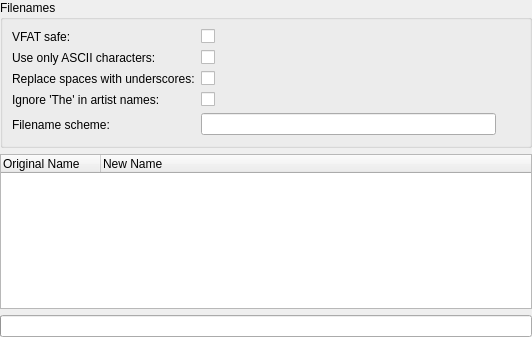
<?xml version="1.0" encoding="UTF-8"?>
<ui version="4.0">
 <class>TrackOrganiser</class>
 <widget class="QWidget" name="TrackOrganiser">
  <property name="geometry">
   <rect>
    <x>0</x>
    <y>0</y>
    <width>532</width>
    <height>337</height>
   </rect>
  </property>
  <layout class="QVBoxLayout" name="verticalLayoutx">
   <property name="margin">
    <number>0</number>
   </property>
   <item>
  <layout class="QVBoxLayout" name="verticalLayout">
   <property name="margin">
    <number>0</number>
   </property>
   <item>
    <widget class="QGroupBox" name="optionsBox">
     <property name="title">
      <string>Filenames</string>
     </property>
     <layout class="QFormLayout" name="formLayout_2">
      <property name="fieldGrowthPolicy">
       <enum>QFormLayout::ExpandingFieldsGrow</enum>
      </property>
      <item row="4" column="1">
       <layout class="QHBoxLayout" name="horizontalLayout">
        <property name="spacing">
         <number>0</number>
        </property>
        <item>
         <widget class="LineEdit" name="filenameScheme">
          <property name="minimumSize">
           <size>
            <width>288</width>
            <height>0</height>
           </size>
          </property>
          <property name="readOnly">
           <bool>true</bool>
          </property>
         </widget>
        </item>
        <item>
         <widget class="QToolButton" name="configFilename">
          <property name="autoRaise">
           <bool>true</bool>
          </property>
         </widget>
        </item>
       </layout>
      </item>
      <item row="4" column="0">
       <widget class="BuddyLabel" name="label_6">
        <property name="text">
         <string>Filename scheme:</string>
        </property>
        <property name="buddy">
         <cstring>filenameScheme</cstring>
        </property>
       </widget>
      </item>
      <item row="3" column="1">
       <widget class="QCheckBox" name="ignoreThe">
        <property name="text">
         <string/>
        </property>
       </widget>
      </item>
      <item row="3" column="0">
       <widget class="BuddyLabel" name="label_5">
        <property name="text">
         <string>Ignore 'The' in artist names:</string>
        </property>
        <property name="buddy">
         <cstring>ignoreThe</cstring>
        </property>
       </widget>
      </item>
      <item row="2" column="1">
       <widget class="QCheckBox" name="replaceSpaces">
        <property name="text">
         <string/>
        </property>
       </widget>
      </item>
      <item row="2" column="0">
       <widget class="BuddyLabel" name="label_4">
        <property name="text">
         <string>Replace spaces with underscores:</string>
        </property>
        <property name="buddy">
         <cstring>replaceSpaces</cstring>
        </property>
       </widget>
      </item>
      <item row="1" column="1">
       <widget class="QCheckBox" name="asciiOnly">
        <property name="text">
         <string/>
        </property>
       </widget>
      </item>
      <item row="1" column="0">
       <widget class="BuddyLabel" name="label_3">
        <property name="text">
         <string>Use only ASCII characters:</string>
        </property>
        <property name="buddy">
         <cstring>asciiOnly</cstring>
        </property>
       </widget>
      </item>
      <item row="0" column="1">
       <widget class="QCheckBox" name="vfatSafe">
        <property name="text">
         <string/>
        </property>
       </widget>
      </item>
      <item row="0" column="0">
       <widget class="BuddyLabel" name="label_2">
        <property name="text">
         <string>VFAT safe:</string>
        </property>
        <property name="buddy">
         <cstring>vfatSafe</cstring>
        </property>
       </widget>
      </item>
     </layout>
    </widget>
   </item>
   <item>
    <widget class="QTreeWidget" name="files">
     <property name="rootIsDecorated">
      <bool>false</bool>
     </property>
     <property name="uniformRowHeights">
      <bool>true</bool>
     </property>
     <property name="allColumnsShowFocus">
      <bool>true</bool>
     </property>
     <property name="alternatingRowColors">
      <bool>true</bool>
     </property>
     <column>
      <property name="text">
       <string>Original Name</string>
      </property>
     </column>
     <column>
      <property name="text">
       <string>New Name</string>
      </property>
     </column>
    </widget>
   </item>
  </layout>
  </item>
  <item>
   <widget class="QProgressBar" name="progress"/>
   </item>
  </layout>
 </widget>
 <customwidgets>
  <customwidget>
   <class>LineEdit</class>
   <extends>QLineEdit</extends>
   <header>lineedit.h</header>
  </customwidget>
  <customwidget>
   <class>BuddyLabel</class>
   <extends>QLabel</extends>
   <header>buddylabel.h</header>
  </customwidget>
 </customwidgets>
 <tabstops>
  <tabstop>vfatSafe</tabstop>
  <tabstop>asciiOnly</tabstop>
  <tabstop>replaceSpaces</tabstop>
  <tabstop>ignoreThe</tabstop>
  <tabstop>filenameScheme</tabstop>
  <tabstop>configFilename</tabstop>
  <tabstop>files</tabstop>
 </tabstops>
 <resources/>
 <connections/>
</ui>
